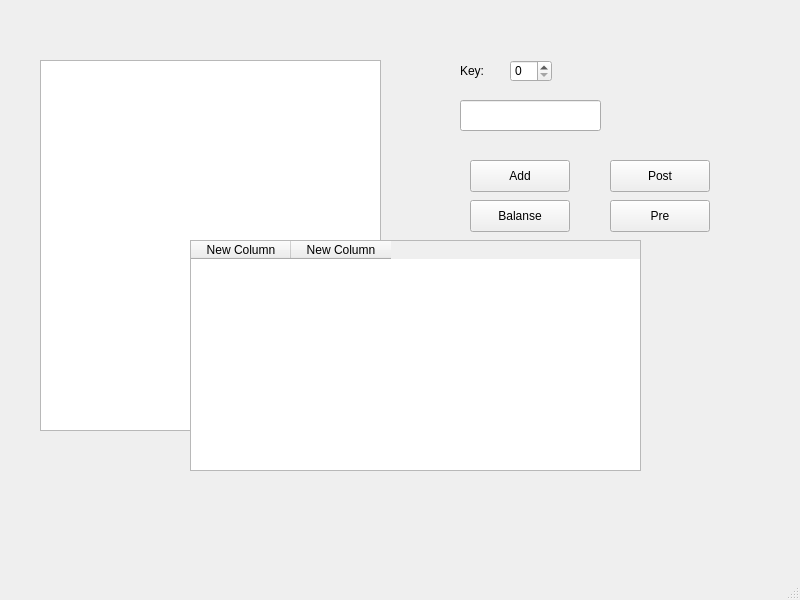
<?xml version="1.0" encoding="UTF-8"?>
<ui version="4.0">
 <class>MainWindow</class>
 <widget class="QMainWindow" name="MainWindow">
  <property name="geometry">
   <rect>
    <x>0</x>
    <y>0</y>
    <width>800</width>
    <height>600</height>
   </rect>
  </property>
  <property name="windowTitle">
   <string>MainWindow</string>
  </property>
  <widget class="QWidget" name="centralwidget">
   <widget class="QTreeView" name="treeView">
    <property name="geometry">
     <rect>
      <x>40</x>
      <y>60</y>
      <width>341</width>
      <height>371</height>
     </rect>
    </property>
   </widget>
   <widget class="QLabel" name="label">
    <property name="geometry">
     <rect>
      <x>460</x>
      <y>60</y>
      <width>71</width>
      <height>21</height>
     </rect>
    </property>
    <property name="text">
     <string>Key:</string>
    </property>
   </widget>
   <widget class="QSpinBox" name="spb_val">
    <property name="geometry">
     <rect>
      <x>510</x>
      <y>60</y>
      <width>42</width>
      <height>22</height>
     </rect>
    </property>
   </widget>
   <widget class="QLineEdit" name="lineEditText">
    <property name="geometry">
     <rect>
      <x>460</x>
      <y>100</y>
      <width>141</width>
      <height>31</height>
     </rect>
    </property>
   </widget>
   <widget class="QPushButton" name="bnt_add_item">
    <property name="geometry">
     <rect>
      <x>470</x>
      <y>160</y>
      <width>100</width>
      <height>32</height>
     </rect>
    </property>
    <property name="text">
     <string>Add</string>
    </property>
   </widget>
   <widget class="QPushButton" name="bnt_balanse">
    <property name="geometry">
     <rect>
      <x>470</x>
      <y>200</y>
      <width>100</width>
      <height>32</height>
     </rect>
    </property>
    <property name="text">
     <string>Balanse</string>
    </property>
   </widget>
   <widget class="QPushButton" name="bnt_cnt_of_list">
    <property name="geometry">
     <rect>
      <x>470</x>
      <y>240</y>
      <width>100</width>
      <height>32</height>
     </rect>
    </property>
    <property name="text">
     <string>Count</string>
    </property>
   </widget>
   <widget class="QPushButton" name="bnt_in">
    <property name="geometry">
     <rect>
      <x>470</x>
      <y>280</y>
      <width>100</width>
      <height>32</height>
     </rect>
    </property>
    <property name="text">
     <string>In</string>
    </property>
   </widget>
   <widget class="QPushButton" name="bnt_remove">
    <property name="geometry">
     <rect>
      <x>470</x>
      <y>320</y>
      <width>100</width>
      <height>32</height>
     </rect>
    </property>
    <property name="text">
     <string>Remove</string>
    </property>
   </widget>
   <widget class="QPushButton" name="bnt_search">
    <property name="geometry">
     <rect>
      <x>470</x>
      <y>360</y>
      <width>100</width>
      <height>32</height>
     </rect>
    </property>
    <property name="text">
     <string>Search</string>
    </property>
   </widget>
   <widget class="QPushButton" name="bnt_post">
    <property name="geometry">
     <rect>
      <x>610</x>
      <y>160</y>
      <width>100</width>
      <height>32</height>
     </rect>
    </property>
    <property name="text">
     <string>Post</string>
    </property>
   </widget>
   <widget class="QPushButton" name="bnt_pre">
    <property name="geometry">
     <rect>
      <x>610</x>
      <y>200</y>
      <width>100</width>
      <height>32</height>
     </rect>
    </property>
    <property name="text">
     <string>Pre</string>
    </property>
   </widget>
   <widget class="QTableWidget" name="tableWidget">
    <property name="geometry">
     <rect>
      <x>190</x>
      <y>240</y>
      <width>451</width>
      <height>231</height>
     </rect>
    </property>
    <column>
     <property name="text">
      <string>New Column</string>
     </property>
    </column>
    <column>
     <property name="text">
      <string>New Column</string>
     </property>
    </column>
   </widget>
  </widget>
  <widget class="QMenuBar" name="menubar">
   <property name="geometry">
    <rect>
     <x>0</x>
     <y>0</y>
     <width>800</width>
     <height>27</height>
    </rect>
   </property>
  </widget>
  <widget class="QStatusBar" name="statusbar"/>
 </widget>
 <resources/>
 <connections/>
</ui>
